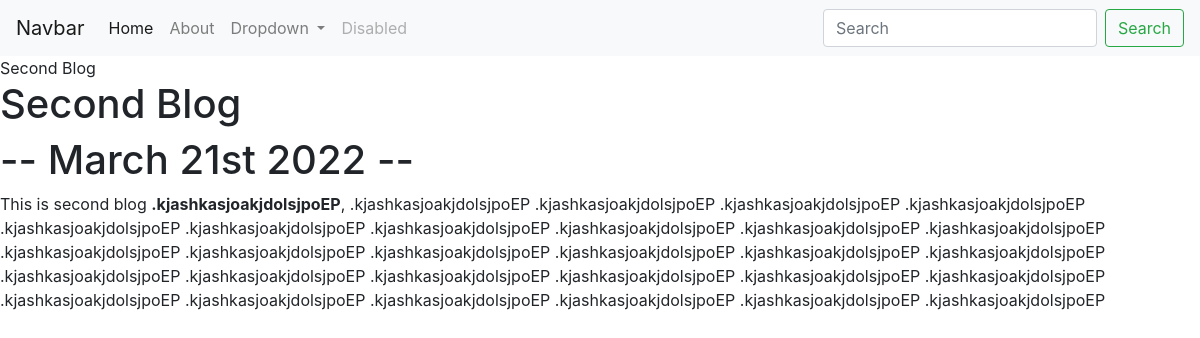
Page /blog/3/ on the committed database.
### blog/models.py (models this page shows)
class Blog(models.Model):
        title = models.CharField(max_length=200)
        description = models.TextField()
        date = models.DateField()
        def __str__(self):
            return self.title

### blog/views.py (the view)
# urls.py: path('<int:blog_id>/',views.detail, name='detail'),
def detail(request,blog_id):
    blog = get_object_or_404(Blog, pk = blog_id)
    return render(request, 'blog/detail.html', {'blog':blog})

### blog/templates/blog/detail.html (shortened to what this page needs)
{% extends 'portfolio/base.html' %}
{% block content %}
{{ blog }}
<h1>{{ blog.title }}</h1>
<h1>-- {{blog.date|date:'F jS Y'}} -- </h2>
{{blog.description|safe}}
{% endblock %}

### rows in the picture
Blog: title "Second Blog", date "March 21st 2022", description "This is second blog .kjashkasjoakjdolsjpoEP , .kjashkasjoakjdolsjpoEP .kjashkasjoakjdolsjpoEP .kjashkasjoakjdolsjpoEP .kjashkasjoakjdolsjpoEP .kjashkasjoakjdolsjpoEP .kjashkasjoakjdolsjpoEP .kjashkasjoakjdolsjpoEP .kjashkasjoakjdolsjpoEP .kjashkasjoakjdolsjpoEP .kjashkasjoakjdolsjpoEP .kjashkasjoakjdolsjpoEP .kjashkasjoakjdolsjpoEP .kjashkasjoakjdolsjpoEP .kjashkasjoakjdolsjpoEP .kjashkasjoakjdolsjpoEP .kjashkasjoakjdolsjpoEP .kjashkasjoakjdolsjpoEP .kjashkasjoakjdolsjpoEP .kjashkasjoakjdolsjpoEP .kjashkasjoakjdolsjpoEP .kjashkasjoakjdolsjpoEP .kjashkasjoakjdolsjpoEP .kjashkasjoakjdolsjpoEP .kjashkasjoakjdolsjpoEP .kjashkasjoakjdolsjpoEP .kjashkasjoakjdolsjpoEP .kjashkasjoakjdolsjpoEP…"
